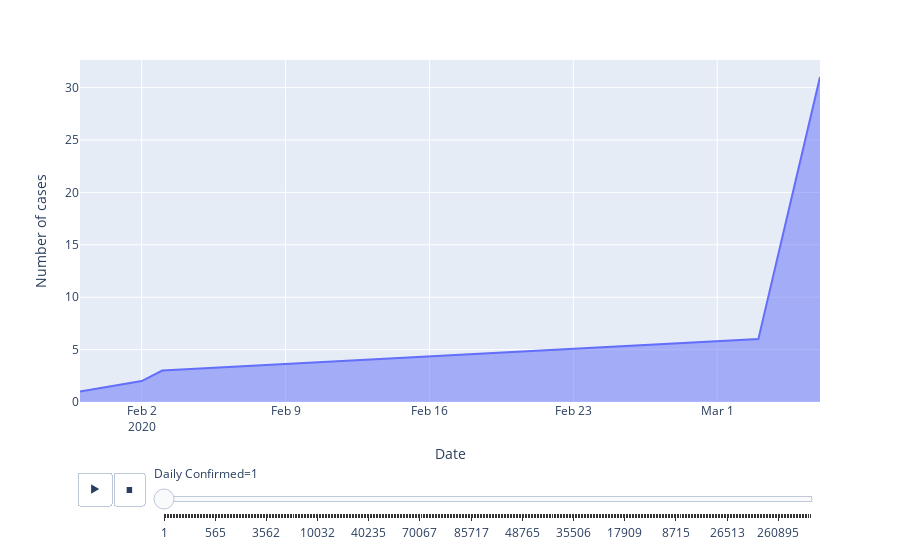

Notebook code cell kept with this figure:
### Markdown cell above
# ANIMATION

### Code cell
px.area(india,"Date","Number of cases",animation_frame="Daily Confirmed",animation_group="Total Deceased")
